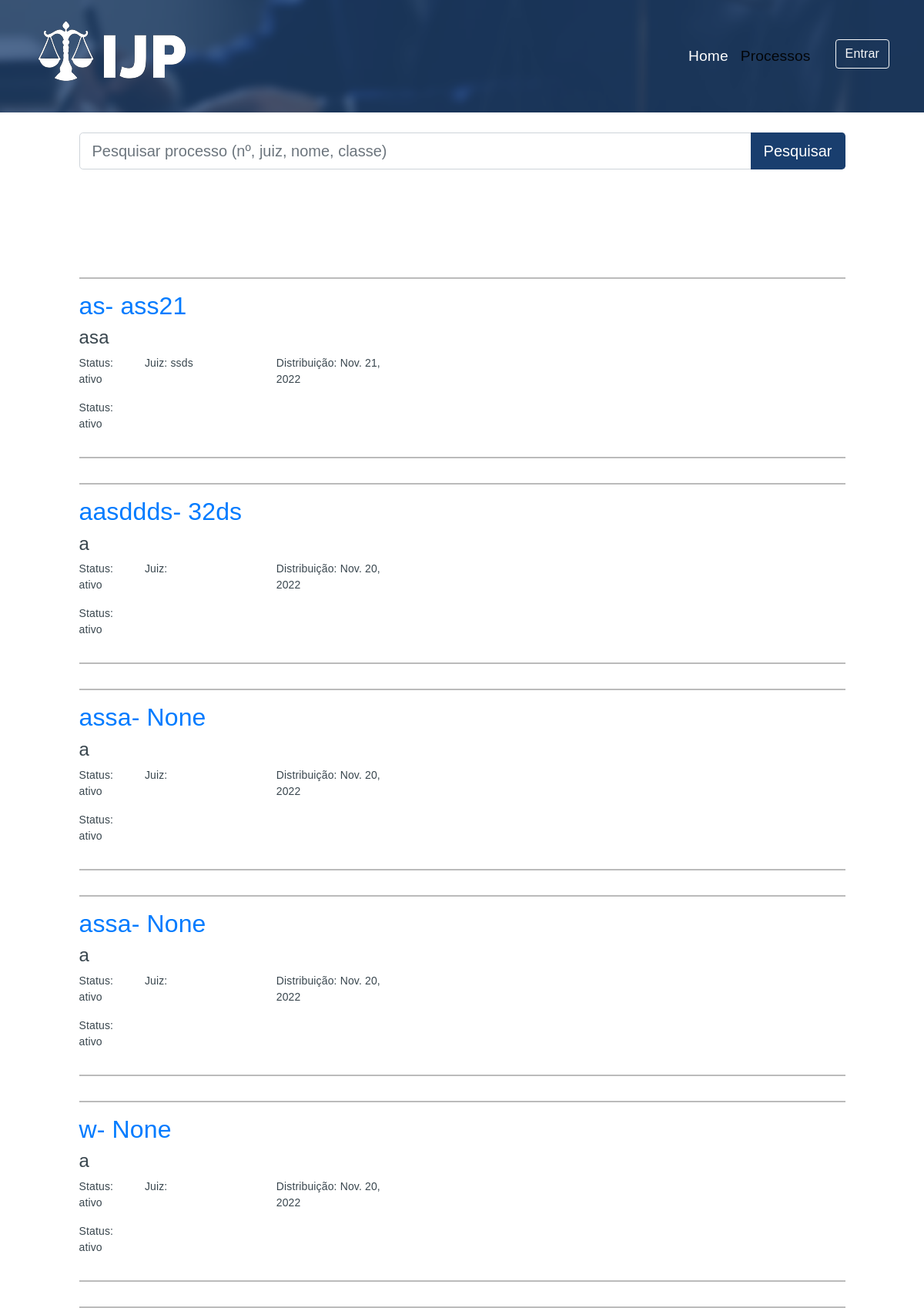
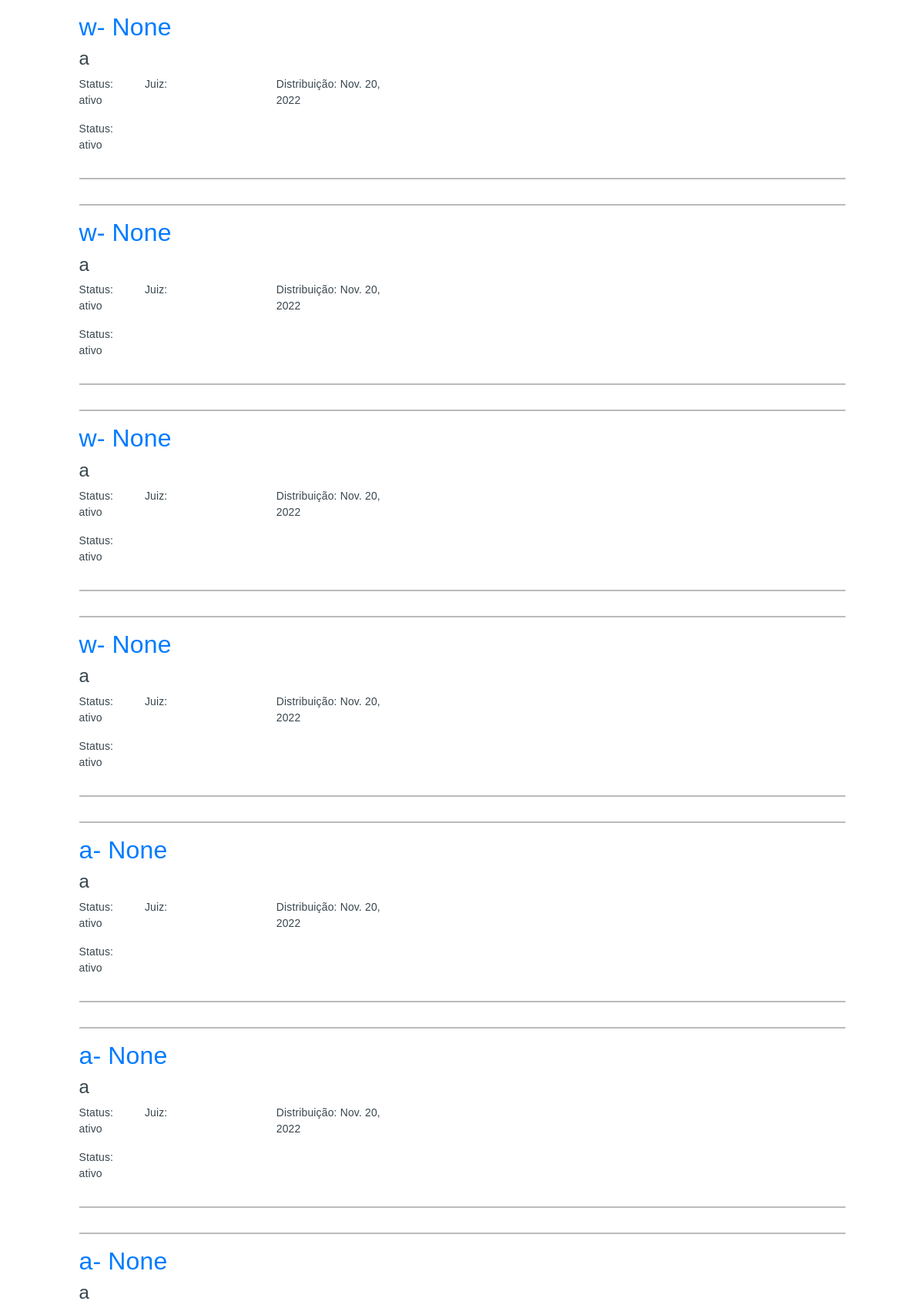
/pequisarProcessos/ (upper part), run on the app's committed database (2 pictures, top to bottom).
### process/models.py (models this page shows)
class Process (models.Model):
    number = models.CharField(
        max_length=25, unique=True, null=True, blank=True)
    class_process = models.CharField(max_length=50)
    court = models.CharField(max_length=50)
    forum = models.CharField(max_length=50)
    subject = models.CharField(max_length=50)
    organ = models.CharField(max_length=50, null=True, blank=True)
    area = models.CharField(max_length=50, null=True, blank=True)
    county = models.CharField(max_length=50, null=True, blank=True)
    controll = models.CharField(max_length=50, null=True, blank=True)
    distribution = models.DateField(auto_now_add=True)
    judge = models.ForeignKey(
        Judge, on_delete=models.SET_NULL, null=True, blank=True)
    value = models.FloatField()
    status = models.BooleanField(default=True, null=True, blank=True)
    slug = models.SlugField(null=True, blank=True)

### judge/models.py (models this page shows, shortened)
class Judge(models.Model):
    name = models.CharField(max_length=100, null=False)
    cnj = models.CharField(max_length=18, null=False, )

### process/views/client_processes_views.py (the view, shortened to what this page needs)
# urls.py: path('pequisarProcessos/', views.ListingProcess.as_view(), name='searchProcess'),
class ListingProcess(ListView):
    model = Process
    context_object_name = 'processes'
    ordering = ['-distribution']
    template_name = 'clients/processesSearched.html'
    def get_queryset(self, *args, **kwargs):
        search = self.request.GET.get('search')
        qs = super().get_queryset(*args, **kwargs)
        return qs
    def get_context_data(self, *args, **kwargs):
        ctx = super().get_context_data(**kwargs)
        ctx.update({'active': 2})
        return ctx

### templates/clients/processesSearched.html (shortened to what this page needs)
{% extends 'clients/baseHome.html' %}
{% load static %}
{% block content %}
<section id="">
  <div sclass="container">
    <div style="margin-top: 100px;" class="row">
      <div class="m-auto col-md-10 ">
        <div class="align-self-center">
          <form method="GET" class="pt-5 mt-4 mb-4">
            <div class="input-group input-group-lg">
              <input name="search" type="text" placeholder="Pesquisar processo (nº, juiz, nome, classe)" class="form-control">
              <div class="input-group-append">
                <button type="submit" class="btn navbar-color ">Pesquisar</button>
              </div>
            </div>
          </form>
        </div>
      </div>
    </div>
  </div>
</section>
<article>
  <div style="margin-top: 100px;" class="row">
    {% for i in processes  %}
    <div class="m-auto col-md-10 ">
      <hr class="solid">
      <div class="align-self-center">
        <a href="{%url 'process:detailClient' i.id%}">
          <h2>{{i.subject}}- {{i.number}}</h2>
        </a>
        <h4>{{i.class_process}}</h4>
        <div class="row">
          <div class="col-md-1">
            {% if i.status == True %}
            <p>Status: ativo</p>
            {% else %}
            <p>Status: Ibativo</p>
            {% endif %}
            <p>Status: ativo</p>
          </div>
          <div class="col-md-2">
            <p>Juiz: {{i.judge.name}}
            </p>
          </div>
          <div class="col-md-2">
            <p>Distribuição: {{i.distribution}}</p>
          </div>
        </div>
        <hr class="solid">
      </div>
    </div>
    {% endfor %}
  </div>
</article>
{% endblock content %}

### base_static/css/estilo.css (style rules this page uses)
hr.solid { border-top: 2px solid #bbb; }
.navbar-color { color: #FFF; background-color: #193e6e; }
body { margin-top: 50px; background-color: #fff; font-family: Arial, sans-serif; font-size: 14px; letter-spacing: 0.01em; color: #39464e; }

### data on the page
Process: subject "as", number "ass21", class_process "asa", status "Status: ativo", judge.name "ssds", distribution "Nov. 21, 2022"
Process: subject "aasddds", number "32ds", class_process "a", status "Status: ativo", distribution "Nov. 20, 2022"
Process: subject "assa", number "None", class_process "a", status "Status: ativo", distribution "Nov. 20, 2022"
Process: subject "assa", number "None", class_process "a", status "Status: ativo", distribution "Nov. 20, 2022"
Process: subject "w", number "None", class_process "a", status "Status: ativo", distribution "Nov. 20, 2022"
Process: subject "w", number "None", class_process "a", status "Status: ativo", distribution "Nov. 20, 2022"
Process: subject "w", number "None", class_process "a", status "Status: ativo", distribution "Nov. 20, 2022"
Process: subject "w", number "None", class_process "a", status "Status: ativo", distribution "Nov. 20, 2022"
Process: subject "w", number "None", class_process "a", status "Status: ativo", distribution "Nov. 20, 2022"
Process: subject "a", number "None", class_process "a", status "Status: ativo", distribution "Nov. 20, 2022"
Process: subject "a", number "None", class_process "a", status "Status: ativo", distribution "Nov. 20, 2022"
Process: subject "a", number "None", class_process "a"
